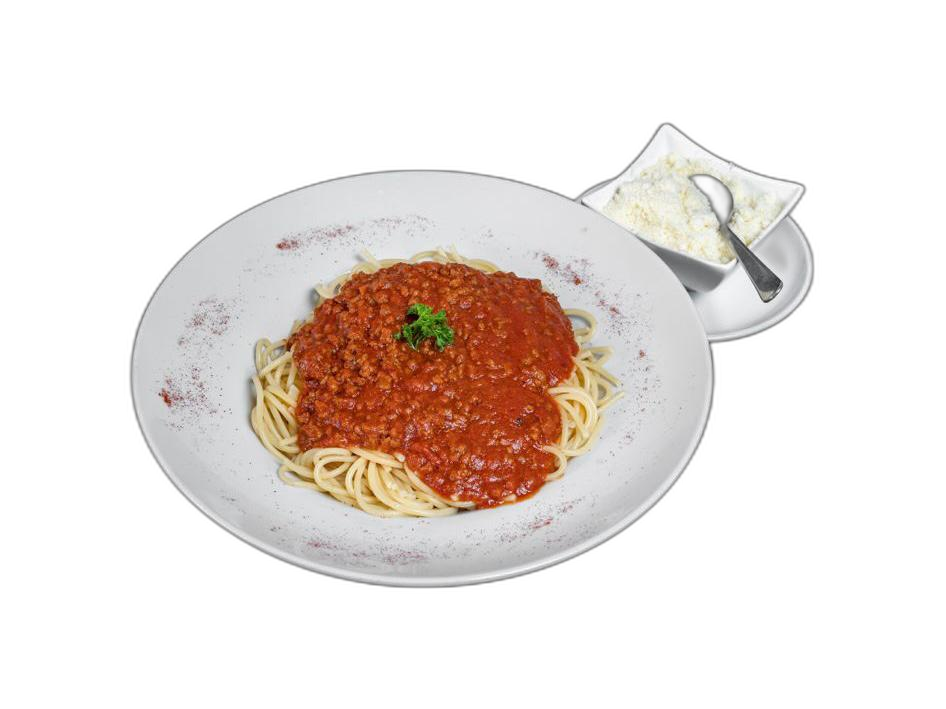
#> input picture entreamigos/media/cutouts-src/IMG-20230320-WA0014.png, 946 x 709 px, given in place of IMG-20230320-WA0026.jpg, which was not available
$ python prepare_images.py
#> lines starting #> are read from the running program, lines starting #| are printed output that depends on the picture
"""Images for the site, from the restaurant's own files in media/:
  media/originals/*            → public/images/<id>.webp (1200 px) + <id>-sm.webp (640 px)
  media/cutouts-src/*.png      → public/cutouts/<id>.webp (transparent, for the flyers)
  logo, fork symbol            → public/brand/ (logo, favicons, share image)
Writes src/data/image-sizes.json."""
import json
from pathlib import Path
from PIL import Image, ImageFilter, ImageOps

root = Path(__file__).resolve().parent.parent
orig, pub = root / "media" / "originals", root / "public"
for d in ("images", "cutouts", "brand", "wine"):
    (pub / d).mkdir(parents=True, exist_ok=True)
sizes = {}

PHOTOS = {
    "terrasse": "IMG-20230320-WA0026.jpg",
    "plats-table": "IMG-20230320-WA0003.jpg",  # WA0003-1 is the same file
    "vin-bouteille": "20230320_151440-scaled.jpg",
    "calamares": "IMG-20230320-WA0007.jpg",
    "bifanas": "IMG-20230320-WA0008.jpg",
    "rissoles-accras": "IMG-20230320-WA0009.jpg",
    "porc-grille": "IMG-20230320-WA0010.jpg",
    "secretos": "IMG-20230320-WA0011.jpg",
    "polvo": "IMG-20230320-WA0012.jpg",
    "poulet-grille": "IMG-20230320-WA0013.jpg",
    "bolognaise": "IMG-20230320-WA0014.jpg",
    "gateau-chocolat": "IMG-20230320-WA0015.jpg",
    "glaces-1": "dessert-avec-glace_1.jpg",
    "glaces-2": "dessert-avec-glace_2.jpg",
    "glaces-poster": "mise-a-jour-desserts.jpg",
    "leitao": "leitao.jpg",
}
for pid, src in PHOTOS.items():
    im = ImageOps.exif_transpose(Image.open(orig / src)).convert("RGB")
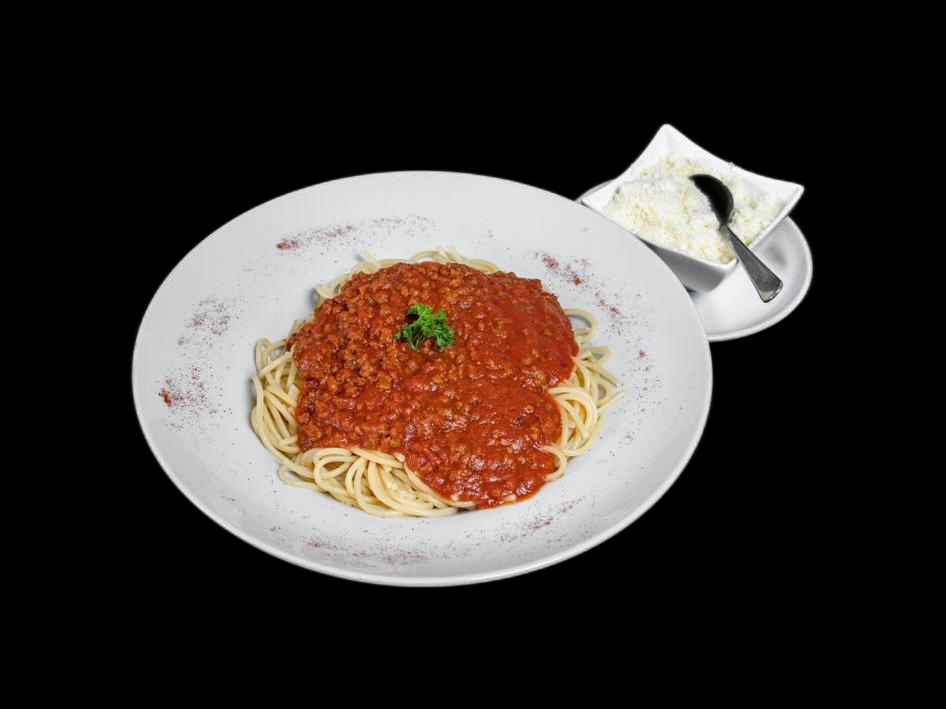
#> im: PIL image 946x709 RGB; mean R, G, B 63.4, 55.2, 50.8
    big = im.copy(); big.thumbnail((1200, 1200), Image.LANCZOS)
    big.save(pub / "images" / f"{pid}.webp", "WEBP", quality=78, method=6)
    sm = im.copy(); sm.thumbnail((640, 640), Image.LANCZOS)
    sm.save(pub / "images" / f"{pid}-sm.webp", "WEBP", quality=74, method=6)
    sizes[pid] = [big.width, big.height]
#> pass 2 of the loop `for pid, src in PHOTOS.items():`:
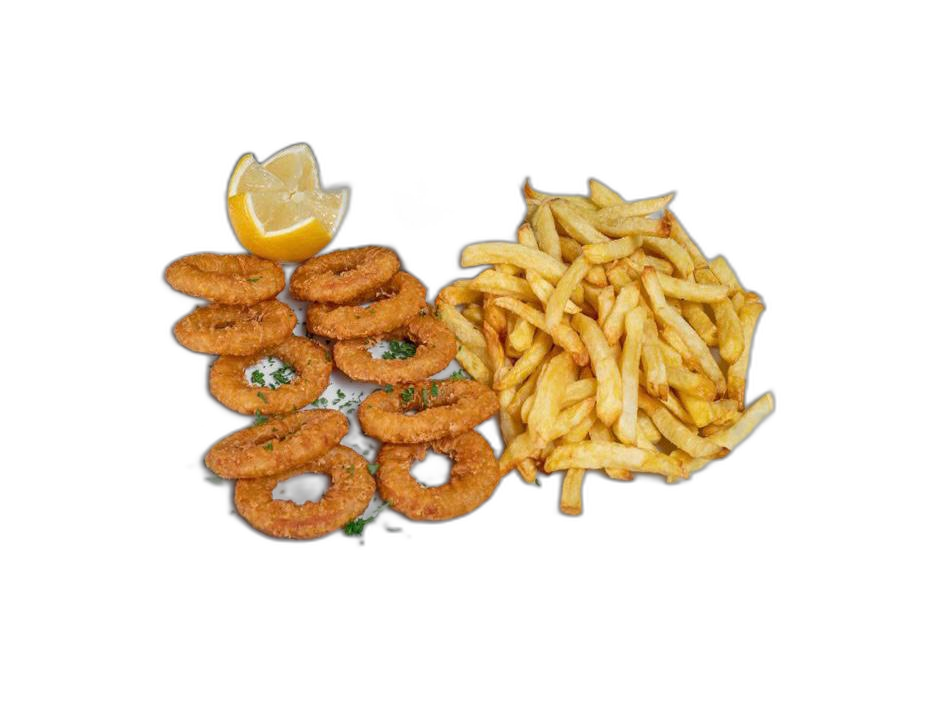
#> input picture entreamigos/media/cutouts-src/IMG-20230320-WA0007.png, 946 x 701 px, given in place of IMG-20230320-WA0003.jpg, which was not available
#> `im = ImageOps.exif_transpose(Image.open(orig / src)).convert("RGB")`:
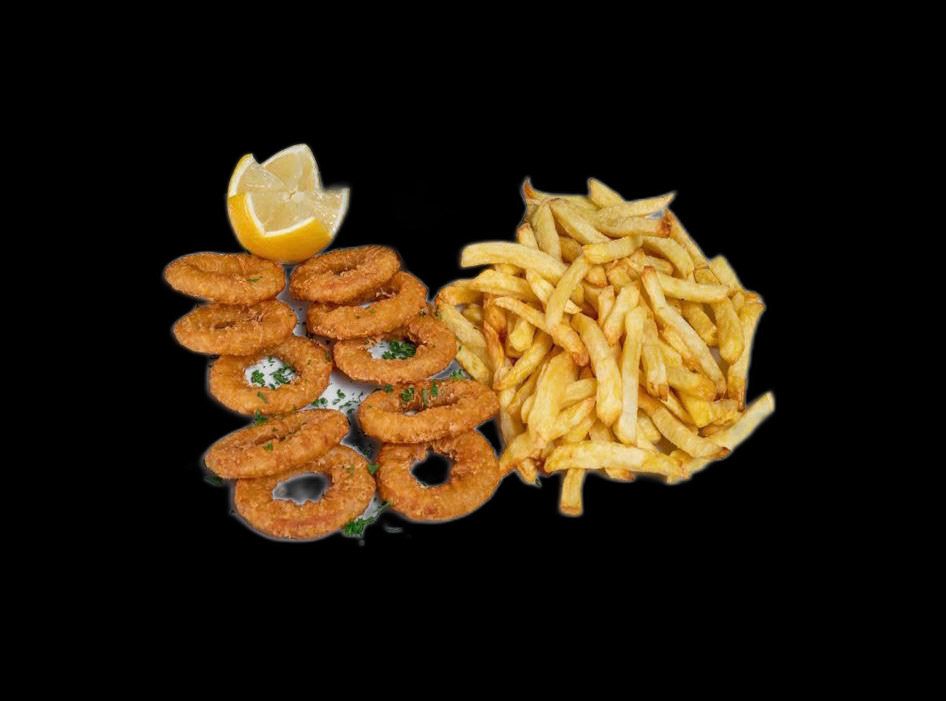
#> im: PIL image 946x701 RGB; mean R, G, B 44.6, 32.1, 14.7
#> sm: PIL image 640x474 RGB
#> (the run stopped early here; a loop or call above may not have finished)
